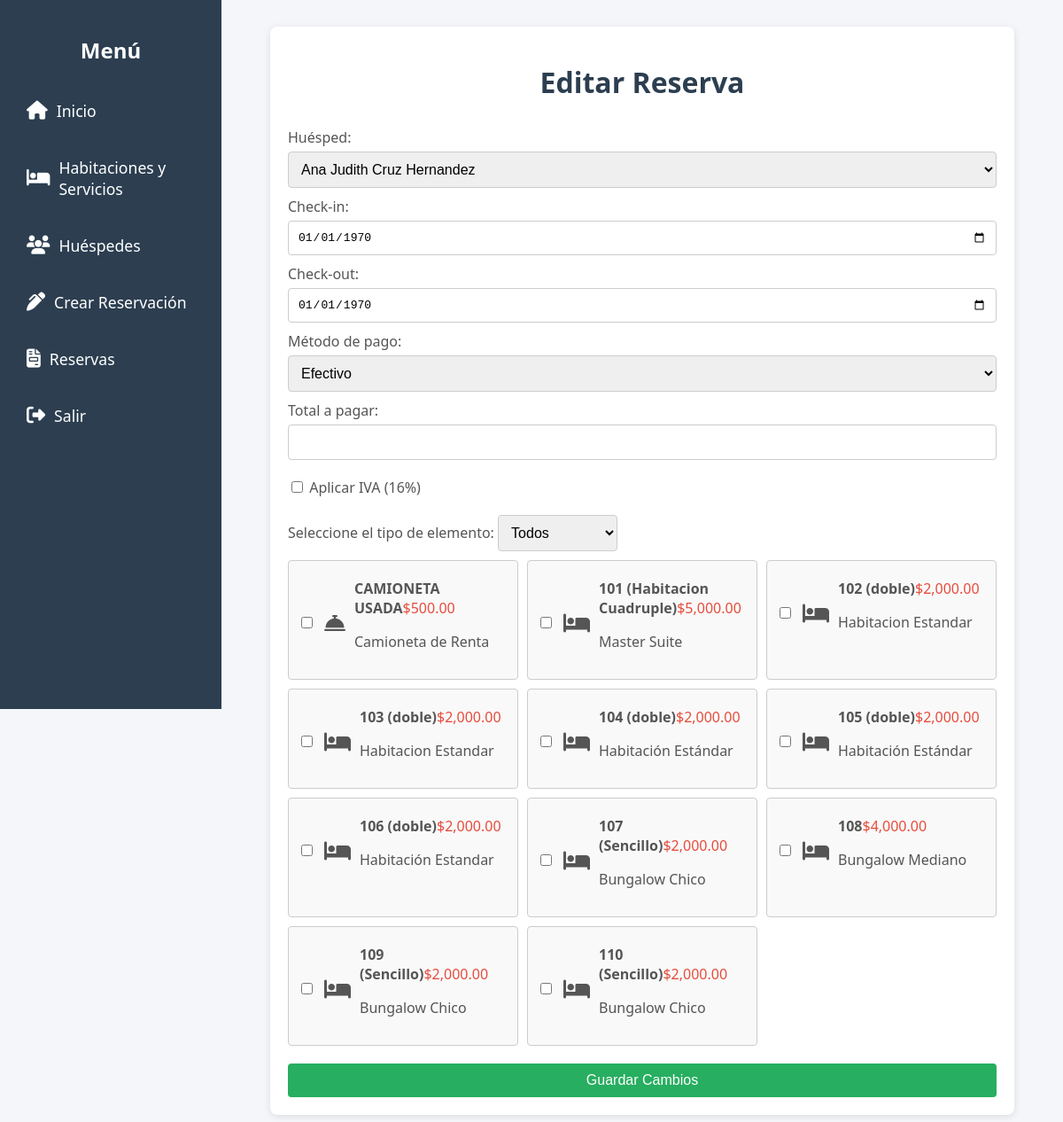
Screenshot of /editar_reserva.php with the database file from the repository.
### tables this page shows
CREATE TABLE `elementos` (
  `id` int(11) NOT NULL,
  `codigo` varchar(10) NOT NULL,
  `nombre` varchar(255) NOT NULL,
  `descripcion` text DEFAULT NULL,
  `precio` decimal(10,2) NOT NULL,
  `tipo` enum('habitacion','servicio') NOT NULL,
  `creado_at` timestamp NOT NULL DEFAULT current_timestamp(),
  `updated_at` timestamp NOT NULL DEFAULT current_timestamp() ON UPDATE current_timestamp(),
  `estado` varchar(20) DEFAULT NULL,
  `fecha_ocupacion` date DEFAULT NULL,
  `fecha_liberacion` date DEFAULT NULL
);

### editar_reserva.php (the view, shortened to what this page needs)
<?php
require 'config.php';
if ($_SERVER['REQUEST_METHOD'] == "GET" && isset($_GET['id'])) {
    $reserva_id = $_GET['id'];
    $stmt = $pdo->prepare("SELECT * FROM recibos WHERE id = ?");
    $stmt->execute([$reserva_id]);
    $reserva = $stmt->fetch(PDO::FETCH_ASSOC);
    if (!$reserva) {
        echo "ID de reserva no válido.";
        exit;
    }
    $stmt_detalles = $pdo->prepare("SELECT elemento_id FROM detalles_reserva WHERE reserva_id = ?");
    $stmt_detalles->execute([$reserva_id]);
    $detalles = $stmt_detalles->fetchAll(PDO::FETCH_COLUMN);
    $total_base = 0;
    if ($reserva['check_in'] && $reserva['check_out']) {
        $elementos = [];
        foreach ($detalles as $elemento_id) {
            $stmt_elemento = $pdo->prepare("SELECT precio, tipo FROM elementos WHERE id = ?");
            $stmt_elemento->execute([$elemento_id]);
            $elemento = $stmt_elemento->fetch(PDO::FETCH_ASSOC);
            $elementos[] = $elemento;
        }
        foreach ($elementos as $elemento) {
            if ($elemento['tipo'] === 'habitacion') {
                $diff = strtotime($reserva['check_out']) - strtotime($reserva['check_in']);
                $noches = ceil($diff / (60 * 60 * 24));
                $total_base += $elemento['precio'] * $noches;
            } else {
                $total_base += $elemento['precio'];
            }
        }
    }
} else {
    $reserva = [
        'id_huesped' => '',
        'check_in' => '',
        'check_out' => '',
        'tipo_pago' => '',
        'total_pagar' => '',
    ];
    $detalles = [];
    $total_base = 0;
}
$stmt_huespedes = $pdo->query("SELECT * FROM huespedes");
$huespedes = $stmt_huespedes->fetchAll(PDO::FETCH_ASSOC);
$sql_elementos = "
    SELECT * FROM elementos
    WHERE (tipo = 'habitacion' AND estado = 'disponible')
       OR (tipo = 'servicio' AND estado = 'activo')
";
$stmt_elementos = $pdo->prepare($sql_elementos);
$stmt_elementos->execute();
$elementos = $stmt_elementos->fetchAll(PDO::FETCH_ASSOC);
?>
<!DOCTYPE html>
<html lang="es">
<head>
    <link rel="stylesheet" href="https://cdnjs.cloudflare.com/ajax/libs/font-awesome/6.4.0/css/all.min.css">
</head>
<body>
    <nav class="sidebar">
        <h2>Menú</h2>
        <ul>
            <li><a href="index.php"><i class="fas fa-home"></i> Inicio</a></li>
            <li><a href="habitaciones.php"><i class="fas fa-bed"></i> Habitaciones y Servicios</a></li>
            <li><a href="huespedes.php"><i class="fas fa-users"></i> Huéspedes</a></li>
            <li><a href="Crear_Recibo.php"><i class="fas fa-pen-alt"></i> Crear Reservación</a></li>
            <li><a href="recibos.php"><i class="fas fa-file-invoice"></i> Reservas</a></li>
            <li><a href="index.php" class="logout-btn"><i class="fas fa-sign-out-alt"></i> Salir</a></li>
        </ul>
    </nav>
    <div class="content">
        <div class="container">
            <h1>Editar Reserva</h1>
            <form method="POST" action="editar_reserva.php">
                <label for="huesped_id">Huésped:</label>
                <select id="huesped_id" name="huesped_id">
                    <?php
                    foreach ($huespedes as $huesped) {
                        $selected = ($huesped['id'] == $reserva['id_huesped']) ? 'selected' : '';
                        echo "<option value='" . htmlspecialchars($huesped['id']) . "' " . $selected . ">" . htmlspecialchars($huesped['nombre']) . "</option>";
                    }
                    ?>
                </select>
                <label for="check_in">Check-in:</label>
                <input id="check_in" type="date" name="check_in" value="<?= htmlspecialchars(date('Y-m-d', strtotime($reserva['check_in']))) ?>">
                <label for="check_out">Check-out:</label>
                <input id="check_out" type="date" name="check_out" value="<?= htmlspecialchars(date('Y-m-d', strtotime($reserva['check_out']))) ?>">
                <label for="tipo_pago">Método de pago:</label>
                <select id="tipo_pago" name="tipo_pago">
                    <option value="efectivo" <?= ($reserva['tipo_pago'] == 'efectivo') ? 'selected' : '' ?>>Efectivo</option>
                </select>
                <label for="total_pagar">Total a pagar:</label>
                <input id="total_pagar" type="number" step="0.01" name="total_pagar" value="<?= htmlspecialchars($reserva['total_pagar']) ?>" readonly>
                <div class="seccion">
    <div class="campo-formulario">
        <label>
            <input type="checkbox" id="aplicar_iva" name="aplicar_iva" <?= ($reserva['total_pagar'] > $total_base) ? 'checked' : '' ?>>
            Aplicar IVA (16%)
        </label>
    </div>
                </div>
                <div class="seccion">
                    <div class="filtro">
                        <label for="tipo-elemento">Seleccione el tipo de elemento:</label>
                        <select id="tipo-elemento" name="tipo-elemento">
                            <option value="todos">Todos</option>
                        </select>
                    </div>
                    <div class="habitaciones-grid" id="elementos-grid">
                        <?php
                        foreach ($elementos as $e) {
                            $checked = (in_array($e['id'], $detalles)) ? 'checked' : '';
                            echo '<div class="habitacion-item">';
                            echo '<label>';
                            echo '<input type="checkbox" name="elementos[]" value="' . htmlspecialchars($e['id']) . '" data-precio="' . $e['precio'] . '" data-tipo="' . htmlspecialchars($e['tipo']) . '" ' . $checked . '>';
                            echo '<div class="icono">';
                            if ($e['tipo'] === 'habitacion') {
                                echo '<i class="fas fa-bed"></i>';
                            } elseif ($e['tipo'] === 'servicio') {
                                echo '<i class="fas fa-concierge-bell"></i>';
                            }
                            echo '</div>';
                            echo '<div class="detalles">';
                            echo '<span class="nombre">' . htmlspecialchars($e['nombre']) . '</span>';
                            echo '<span class="precio">$' . number_format($e['precio'], 2) . '</span>';
                            echo '<p class="descripcion">' . htmlspecialchars($e['descripcion']) . '</p>';
                            echo '</div>';
                            echo '</label>';
                            echo '</div>';
                        }
                        ?>
                    </div>
                </div>
                <button type="submit" class="boton-guardar">Guardar Cambios</button>
            </form>
        </div>
    </div>
</body>
</html>

### editar_reserva.php (style rules this page uses)
body { font-family: 'Segoe UI', Tahoma, Geneva, Verdana, sans-serif; background-color: #f4f6f9; margin: 0; padding: 0; display: flex; min-height: 100vh; }
.sidebar { width: 250px; background-color: #2c3e50; color: white; padding: 20px; box-sizing: border-box; position: fixed; top: 0; left: 0; height: 100vh; overflow-y: auto; transition: left 0.3s ease; }
.sidebar h2 { text-align: center; margin-bottom: 30px; font-size: 1.5em; }
.sidebar ul { list-style: none; padding: 0; margin: 0; }
.sidebar ul li { margin: 20px 0; }
.sidebar ul li a { color: white; text-decoration: none; display: flex; align-items: center; font-size: 1.1em; padding: 10px; border-radius: 4px; transition: background-color 0.3s; }
.sidebar ul li a i { margin-right: 10px; font-size: 1.2em; }
.content { margin-left: 250px; padding: 30px; flex-grow: 1; overflow-y: auto; }
.container { max-width: 800px; margin: 0 auto; background-color: white; padding: 20px; border-radius: 8px; box-shadow: 0 2px 8px rgba(0, 0, 0, 0.1); }
h1 { text-align: center; color: #2c3e50; margin-bottom: 20px; }
form { display: flex; flex-direction: column; }
label { margin-top: 10px; margin-bottom: 5px; color: #555; }
input, select, button { padding: 10px; border: 1px solid #ccc; border-radius: 4px; font-size: 1em; }
button { margin-top: 20px; background-color: #3498db; color: white; border: none; cursor: pointer; transition: background-color 0.3s; }
.seccion { margin-top: 20px; }
.habitaciones-grid { display: grid; grid-template-columns: repeat(auto-fill, minmax(200px, 1fr)); gap: 10px; margin-top: 10px; }
.habitacion-item { padding: 10px; border: 1px solid #ccc; border-radius: 4px; cursor: pointer; transition: border-color 0.3s, transform 0.3s; background-color: #f9f9f9; }
.habitacion-item label { display: flex; align-items: center; gap: 10px; cursor: pointer; }
.icono { font-size: 1.5em; }
.detalles .nombre { font-weight: bold; }
.detalles .precio { color: #e74c3c; }
.boton-guardar { background-color: #27ae60; }

### rows the page displays
elementos: tipo "servicio" (drawn), nombre "CAMIONETA USADA", precio "500.00", descripcion "Camioneta de Renta"
elementos: tipo "habitacion" (drawn), nombre "101 (Habitacion Cuadruple)", precio "5,000.00", descripcion "Master Suite"
elementos: tipo "habitacion" (drawn), nombre "102 (doble)", precio "2,000.00", descripcion "Habitacion Estandar"
elementos: tipo "habitacion" (drawn), nombre "103 (doble)", precio "2,000.00", descripcion "Habitacion Estandar"
elementos: tipo "habitacion" (drawn), nombre "104 (doble)", precio "2,000.00", descripcion "Habitación Estándar"
elementos: tipo "habitacion" (drawn), nombre "105 (doble)", precio "2,000.00", descripcion "Habitación Estándar"
elementos: tipo "habitacion" (drawn), nombre "106 (doble)", precio "2,000.00", descripcion "Habitación Estandar"
elementos: tipo "habitacion" (drawn), nombre "107 (Sencillo)", precio "2,000.00", descripcion "Bungalow Chico"
elementos: tipo "habitacion" (drawn), nombre "108", precio "4,000.00", descripcion "Bungalow Mediano"
elementos: tipo "habitacion" (drawn), nombre "109 (Sencillo)", precio "2,000.00", descripcion "Bungalow Chico"
elementos: tipo "habitacion" (drawn), nombre "110 (Sencillo)", precio "2,000.00", descripcion "Bungalow Chico"

### other values shown
form field huesped_id "Ana Judith Cruz Hernandez"
